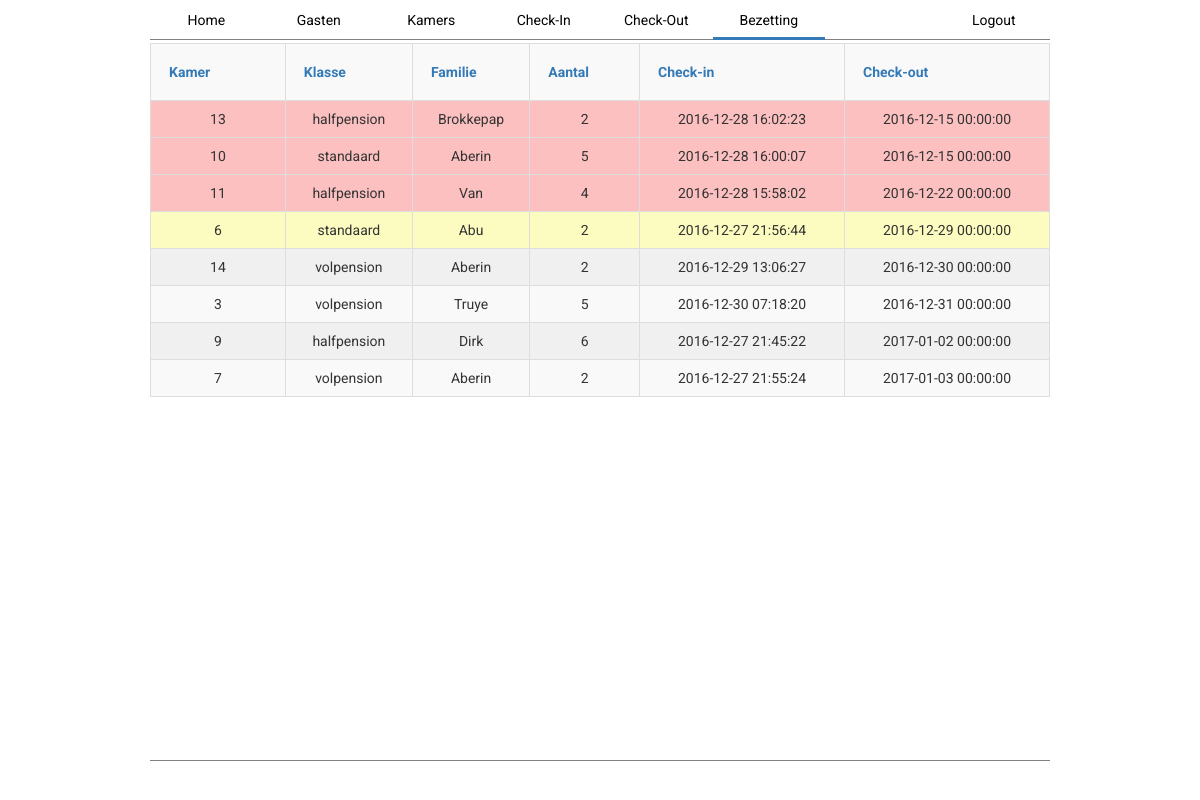
The page /bookings.php on the database its author committed.
### tables this page shows
CREATE TABLE IF NOT EXISTS `kamers` (
  `id` int(11) NOT NULL,
  `nummer` int(11) NOT NULL,
  `vrij` tinyint(1) NOT NULL,
  `personen` int(11) NOT NULL,
  `prijs` int(11) NOT NULL,
  `klasse` int(11) NOT NULL
);

CREATE TABLE IF NOT EXISTS `klasseopties` (
  `klasse_id` int(11) NOT NULL,
  `naam` varchar(255) NOT NULL,
  `ontbijt` tinyint(1) NOT NULL,
  `middagmaal` tinyint(1) NOT NULL,
  `avondmaal` tinyint(1) NOT NULL,
  `drankNA` tinyint(1) NOT NULL,
  `drankA` tinyint(1) NOT NULL,
  `drankSterk` tinyint(1) NOT NULL,
  `cocktail` tinyint(1) NOT NULL,
  `tussendoor` tinyint(1) NOT NULL
);

CREATE TABLE IF NOT EXISTS `gasten` (
  `gasten_id` int(11) NOT NULL,
  `voornaam` varchar(255) NOT NULL,
  `familienaam` varchar(255) NOT NULL,
  `aantal` int(11) NOT NULL,
  `checkin` datetime NOT NULL,
  `checkout` datetime NOT NULL,
  `checkedOutAt` datetime DEFAULT NULL
);

### www/includes/functies/main.php (called while the page is built, shortened)
<?php
function standaardBeginCode(){
	require "includes/head.php";
	require "includes/nav.php";
	require "includes/footer.php";
}
function getClasses(){
	try {
		require "includes/connectie.php";
		$sql = "SELECT * FROM klasseopties";
		$stmt = $db->prepare($sql);
		$stmt->execute();
		$result = $stmt->fetchAll();
		return $result;
	} catch (PDOException $e) {
		echo $e;
	}
}
?>

### www/includes/functies/bookings.php (the view, shortened to what this page needs)
<?php
function getBookings(){
	try {
		require "includes/connectie.php";
		$sql = "SELECT nummer, klasse, familienaam, aantal, checkin, checkout FROM kamers, gasten, geboekt WHERE geboekt.gast_id=gasten.gasten_id AND geboekt.kamers_id=kamers.id ORDER BY checkout";
		$stmt = $db->prepare($sql);
		$stmt->execute();
		$result = $stmt->fetchAll();
		return $result;
	} catch (PDOException $e) {
		echo $e;
	}
}
function writeRoomGuestLinkTable($bookings,$klasses){
	foreach($bookings as $booking){
		$kamer_nummer = $booking["nummer"];
		$kamer_klasse = $booking["klasse"];
		$gast_fnaam = $booking["familienaam"];
		$gast_aantal = $booking["aantal"];
		$gast_checkin = $booking["checkin"];
		$gast_checkout = $booking["checkout"];
		$checkoutTimestamp =  date("Y-m-d", strtotime($gast_checkout));
		$today = date("Y-m-d");
		if($checkoutTimestamp == $today){
			$tr = "<tr style='background-color: rgba(255,255,180,0.8)'>";
		}else if($checkoutTimestamp <= $today){
			$tr = "<tr style='background-color: rgba(255,180,180,0.8)'>";
		}else{
			$tr  = "<tr>";
		}
		$tr .= "<td>".$kamer_nummer."</td>";
		foreach($klasses as $klasse){
			$klasse_id = $klasse["klasse_id"];
			$klasse_naam = $klasse["naam"];
			if($klasse_id == $kamer_klasse){
				$tr .= "<td>".$klasse_naam."</td>";
			}
		}
		$tr .= "<td>".$gast_fnaam."</td>";
		$tr .= "<td>".$gast_aantal."</td>";
		$tr .= "<td>".$gast_checkin."</td>";
		$tr .= "<td>".$gast_checkout."</td>";
		$tr .= "</tr>";
		echo $tr;
	}
}
 ?>

### www/includes/head.php (shortened to what this page needs)
<!DOCTYPE html>
<html lang="en">
<head>
	<link rel="stylesheet" href="">
	<link rel="stylesheet" href="https://maxcdn.bootstrapcdn.com/bootstrap/3.3.7/css/bootstrap.min.css">
	<link rel="stylesheet" href="css/main.css">
</head>
<body>

### www/includes/nav.php
<?php
$nav = array(
	"index.php" => "Home",
	"guests.php" => "Gasten",
	"rooms.php" => "Kamers",
	"checkin.php" => "Check-In",
	"checkout.php" => "Check-Out",
	"bookings.php" => "Bezetting",
	"employee.php" => "Werknemers",
	"logout.php" => "Logout"
);
$navigatie = "<nav><ul>";
foreach($nav as $url => $titel){
	if(basename($_SERVER["PHP_SELF"])==$url){
		$navigatie .= "<li class='active'><a href='$url'>$titel</a></li>";
	}else if($_SESSION["admin"]!=true && $titel == "Werknemers"){
		$navigatie.="<li class='nohover'></li>";
	}
	else{
		$navigatie .= "<li><a href='$url'>$titel</a></li>";
	}
}
$navigatie .= "</ul></nav>";
echo $navigatie;
?>

### www/includes/footer.php (shortened to what this page needs)
	<footer>
	</footer>
</body>
</html>

### www/bookings.php (shortened to what this page needs)
<?php
require "includes/functies/main.php";
require "includes/functies/bookings.php";
standaardBeginCode();
?>
<div class="content">
	<table class="table table-bordered table-striped table-hover">
		<tr>
			<th><a href="">Kamer</a></th>
			<th><a href="">Klasse</a></th>
			<th><a href="">Familie</a></th>
			<th><a href="">Aantal</a></th>
			<th><a href="">Check-in</a></th>
			<th><a href="">Check-out</a></th>
		</tr>
		<?php
			$bookings = getBookings();
			$klasses = getClasses();
			$message = writeRoomGuestLinkTable($bookings,$klasses);
		?>
	</table>
</div>

### www/css/navigation.css (style rules this page uses)
nav { margin-left: 12.5%; margin-right: 12.5%; align-content: center; }
nav>ul { margin: 0; padding: 0; height: 5vh; }
nav>ul>li { float: left; list-style-type: none; width: 12.5%; text-align: center; line-height: 5vh; height: inherit; border-bottom: solid 1px grey; transition: all 0.15s ease-in; }
nav>ul>li>a { text-decoration: none; display: block; color: black; text-transform: capitalize; }
.active { border-bottom: 3px solid #337ab7; }

### www/css/base.css (style rules this page uses)
body,div,html { font-family: sans-serif; font-family: 'Roboto', sans-serif; margin: 0; padding: 0; overflow: auto; max-width: 100%; overflow-x: hidden; }
footer { border-top: solid 1px grey; position: absolute; bottom: 0; margin-left: 12.5%; margin-right: 12.5%; width: 75%; height: 5vh; color: black; background-color: white; z-index: 99999; }
.content { margin-top: 3px; margin-bottom: 3px; margin-left: 12.5%; margin-right: 12.5%; width: 75%; text-align: center; height: 90vh; }
th { padding:0; }
th>a { display: block; padding: 1rem; text-decoration: none; }
th:nth-child(1) { width: 15%; }
.table:nth-child(odd) { background-color: rgba(240,240,240,1); }
table { -webkit-animation-name: revealTable; -webkit-animation-duration: 1s; animation-name: revealTable; animation-duration: 1s; animation: revealTable 1s ease-in-out; }

### www/css/rooms.css (style rules this page uses)
.adminoptions>i:hover, { background-color: #EA6A2A ; }

### rows shown on the page
kamers: nummer "13", gasten.familienaam "Brokkepap", gasten.aantal "2", gasten.checkin "2016-12-28 16:02:23", gasten.checkout "2016-12-15 00:00:00"
klasseopties: naam "halfpension"
kamers: nummer "10", gasten.familienaam "Aberin", gasten.aantal "5", gasten.checkin "2016-12-28 16:00:07", gasten.checkout "2016-12-15 00:00:00"
klasseopties: naam "standaard"
kamers: nummer "11", gasten.familienaam "Van", gasten.aantal "4", gasten.checkin "2016-12-28 15:58:02", gasten.checkout "2016-12-22 00:00:00"
kamers: nummer "6", gasten.familienaam "Abu", gasten.aantal "2", gasten.checkin "2016-12-27 21:56:44", gasten.checkout "2016-12-29 00:00:00"
kamers: nummer "14", gasten.familienaam "Aberin", gasten.aantal "2", gasten.checkin "2016-12-29 13:06:27", gasten.checkout "2016-12-30 00:00:00"
klasseopties: naam "volpension"
kamers: nummer "3", gasten.familienaam "Truye", gasten.aantal "5", gasten.checkin "2016-12-30 07:18:20", gasten.checkout "2016-12-31 00:00:00"
kamers: nummer "9", gasten.familienaam "Dirk", gasten.aantal "6", gasten.checkin "2016-12-27 21:45:22", gasten.checkout "2017-01-02 00:00:00"
kamers: nummer "7", gasten.familienaam "Aberin", gasten.aantal "2", gasten.checkin "2016-12-27 21:55:24", gasten.checkout "2017-01-03 00:00:00"

### other values the page prints
$titel "Home"
$titel "Gasten"
$titel "Kamers"
$titel "Check-In"
$titel "Check-Out"
$titel "Bezetting"
$titel "Logout"
